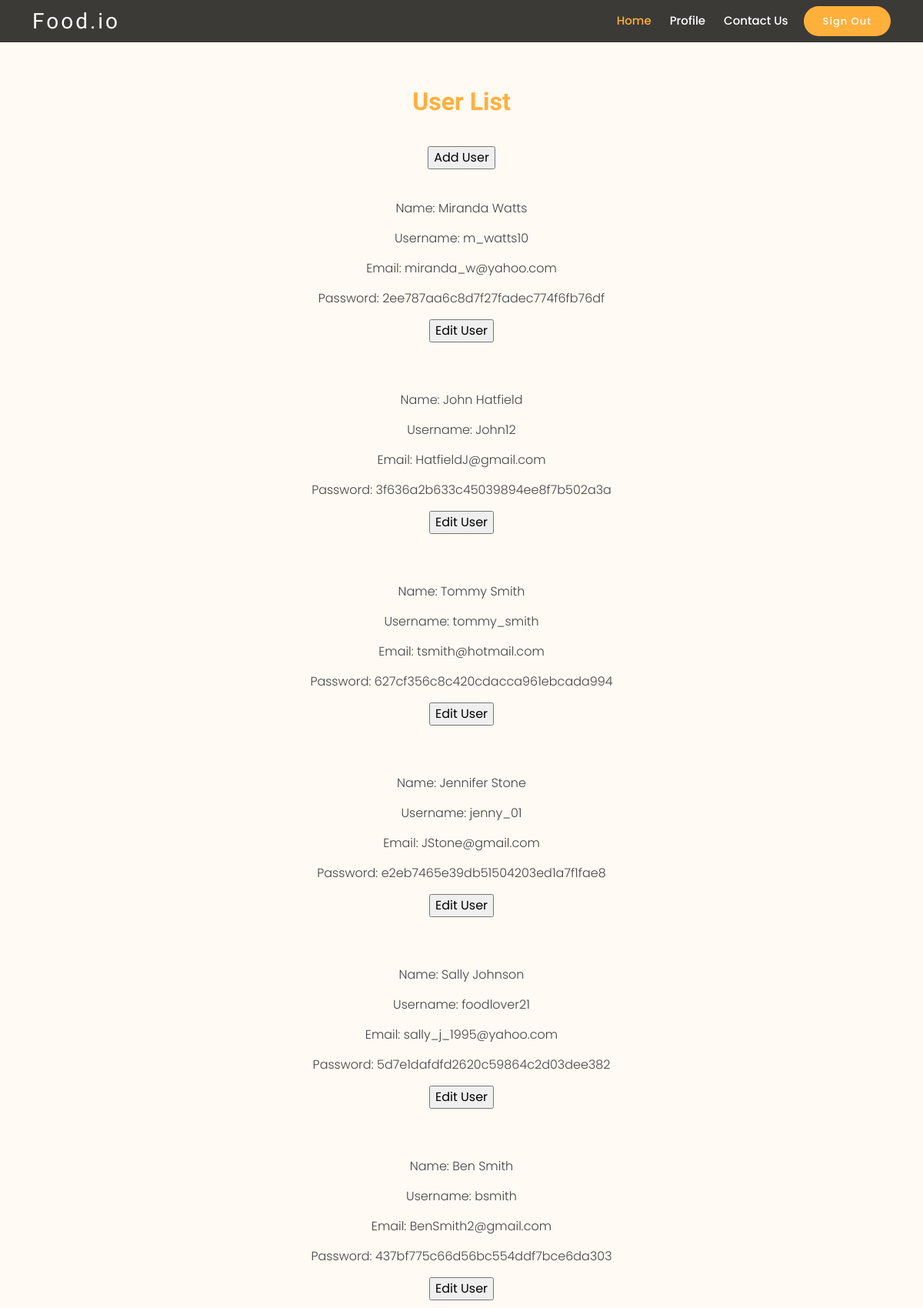
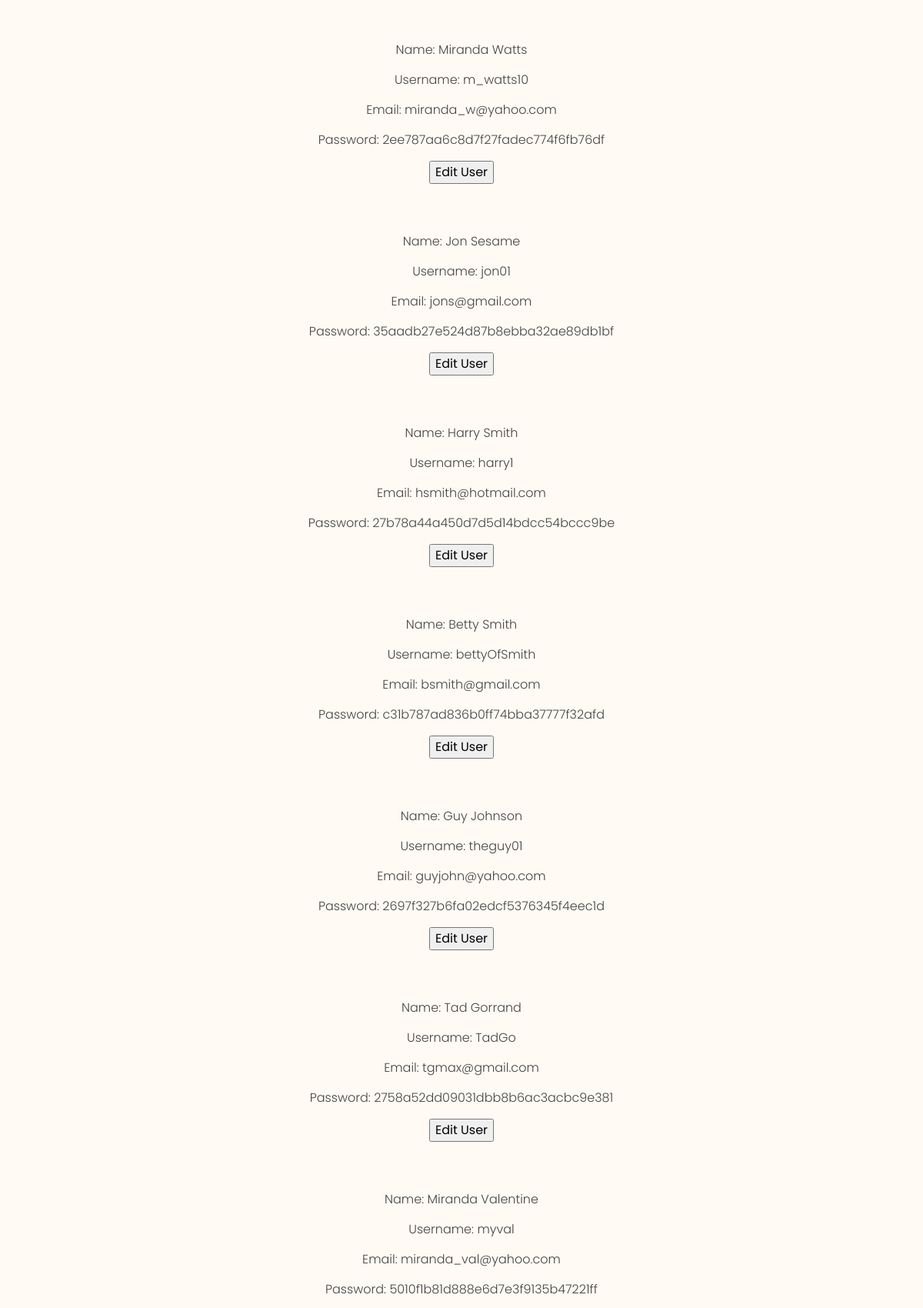
/foodio/profiles/adminusers.php (signed in, upper part), run on the app's committed database (2 pictures, top to bottom).
### tables this page shows
CREATE TABLE `user` (
  `user_ID` int(11) NOT NULL AUTO_INCREMENT,
  `username` varchar(50) NOT NULL,
  `password` varchar(255) NOT NULL,
  `name` varchar(128) NOT NULL,
  `user_email` varchar(250) NOT NULL,
  `role` char(1) NOT NULL DEFAULT 'U',
  PRIMARY KEY (`user_ID`),
  CONSTRAINT CHECK_user_role CHECK (role IN ('U', 'A'))
);

### foodio/profiles/adminusers.php (the view, shortened to what this page needs)
<!DOCTYPE html>
<html lang="en">
<head>
  <link href="../assets/vendor/animate.css/animate.min.css" rel="stylesheet">
  <link href="../assets/vendor/bootstrap/css/bootstrap.min.css" rel="stylesheet">
  <link href="../assets/vendor/bootstrap-icons/bootstrap-icons.css" rel="stylesheet">
  <link href="../assets/vendor/boxicons/css/boxicons.min.css" rel="stylesheet">
  <link href="../assets/vendor/glightbox/css/glightbox.min.css" rel="stylesheet">
  <link href="../assets/vendor/swiper/swiper-bundle.min.css" rel="stylesheet">
  <link href="../assets/css/style.css" rel="stylesheet">
</head>
<body>
  <header id="header" class="fixed-top d-flex align-items-center">
    <div class="container-fluid container-xl d-flex align-items-center justify-content-between">
      <div class="logo me-auto">
        <h1><a href="../home.php">Food.io</a></h1>
      </div>
      <nav id="navbar" class="navbar order-last order-lg-0">
        <ul>
          <li><a class="nav-link scrollto active" href="../home.php">Home</a></li>
          <li><a class="nav-link scrollto" href="../redirect.php">Profile</a></li>
          <li><a class="nav-link scrollto" href="../contactus.php">Contact Us</a></li>
        </ul>
      </nav>
      <a href="../login/userloginpage.php" class="book-a-table-btn scrollto">Sign Out</a>
    </div>
  </header>
  <main id="main">
    <section id="about" class="about">
      <div class="container">
        <div class="section-title">
          <h2><span><br>User List</span><br><br></h2>
		  <form action='adminadduser.php' method='post'>
			<input type='submit' value='Add User'>
		  </form>
		  <?php
				require_once '../dbinfo.php';
				$conn = new mysqli($hn, $un, $pw, $db);
				$query = "SELECT * from user";
				$result = $conn->query($query);
				$rows = $result->num_rows;
				for($j=0; $j<$rows; ++$j){
					$result->data_seek($j);;
					$row = $result->fetch_array(MYSQLI_NUM);
				echo <<<_END
					<p><br>Name: $row[3]<br></p>
					<p>Username: $row[1]<br></p>
					<p>Email: $row[4]<br></p>
					<p>Password: $row[2]<br></p>
					<p>
					<form action='adminedituserinfo.php' method='post'>
						<input type='hidden' name='adminuseredit' value='yes'>
						<input type='hidden' name='user' value='$row[0]'>
						<input type='submit' value='Edit User'>
					</form>
					<br>
					</p>
				_END;
				}
		  ?>
        </div>
      </div>
    </section>
  </main>
</body>
</html>

### foodio/assets/css/style.css (style rules this page uses)
body { font-family: "Poppins", sans-serif; color: #444444; }
a { text-decoration: none; color: #ffb03b; }
h1, h2, h3, h4, h5, h6 { font-family: "Satisfy", sans-serif; }
#header { top: 0px; height: 55px; z-index: 997; transition: all 0.5s; padding: 10px 0; background: rgba(26, 24, 22, 0.85); }
#header .logo h1 { font-size: 28px; margin: 0; line-height: 1; font-weight: 400; letter-spacing: 3px; }
#header .logo h1 a, #header .logo h1 a:hover { color: #fff; text-decoration: none; }
.book-a-table-btn { background: #ffb03b; color: #fff; border-radius: 50px; margin: 0 0 0 20px; padding: 10px 25px; font-size: 13px; font-weight: 500; letter-spacing: 1px; transition: 0.3s; white-space: nowrap; }
.navbar { padding: 0; }
.navbar ul { margin: 0; padding: 0; display: flex; list-style: none; align-items: center; }
.navbar li { position: relative; }
.navbar a, .navbar a:focus { display: flex; align-items: center; justify-content: space-between; padding: 10px 0 10px 24px; font-size: 15px; font-weight: 500; color: white; white-space: nowrap; transition: 0.3s; }
.navbar a:hover, .navbar .active, .navbar .active:focus, .navbar li:hover > a { color: #ffb03b; }
section { padding: 60px 0; }
.section-title { text-align: center; padding-bottom: 30px; }
.section-title h2 { margin: 15px 0 0 0; font-size: 32px; font-weight: 700; color: #5f5950; }
.section-title h2 span { color: #ffb03b; }
.section-title p { margin: 15px auto 0 auto; font-weight: 300; }
@media (min-width: 1024px) { .section-title p { width: 50%; } }
.about { background: #fffaf3; }

### data on the page
user: name "Miranda Watts", username "m_watts10", user_email "miranda_w@yahoo.com", password "2ee787aa6c8d7f27fadec774f6fb76df"
user: name "John Hatfield", username "John12", user_email "HatfieldJ@gmail.com", password "3f636a2b633c45039894ee8f7b502a3a"
user: name "Tommy Smith", username "tommy_smith", user_email "tsmith@hotmail.com", password "627cf356c8c420cdacca961ebcada994"
user: name "Jennifer Stone", username "jenny_01", user_email "JStone@gmail.com", password "e2eb7465e39db51504203ed1a7f1fae8"
user: name "Sally Johnson", username "foodlover21", user_email "sally_j_1995@yahoo.com", password "5d7e1dafdfd2620c59864c2d03dee382"
user: name "Ben Smith", username "bsmith", user_email "BenSmith2@gmail.com", password "437bf775c66d56bc554ddf7bce6da303"
user: name "Miranda Watts", username "m_watts10", user_email "miranda_w@yahoo.com", password "2ee787aa6c8d7f27fadec774f6fb76df"
user: name "Jon Sesame", username "jon01", user_email "jons@gmail.com", password "35aadb27e524d87b8ebba32ae89db1bf"
user: name "Harry Smith", username "harry1", user_email "hsmith@hotmail.com", password "27b78a44a450d7d5d14bdcc54bccc9be"
user: name "Betty Smith", username "bettyOfSmith", user_email "bsmith@gmail.com", password "c31b787ad836b0ff74bba37777f32afd"
user: name "Guy Johnson", username "theguy01", user_email "guyjohn@yahoo.com", password "2697f327b6fa02edcf5376345f4eec1d"
user: name "Tad Gorrand", username "TadGo", user_email "tgmax@gmail.com", password "2758a52dd09031dbb8b6ac3acbc9e381"
user: name "Miranda Valentine", username "myval", user_email "miranda_val@yahoo.com", password "5010f1b81d888e6d7e3f9135b47221ff"
